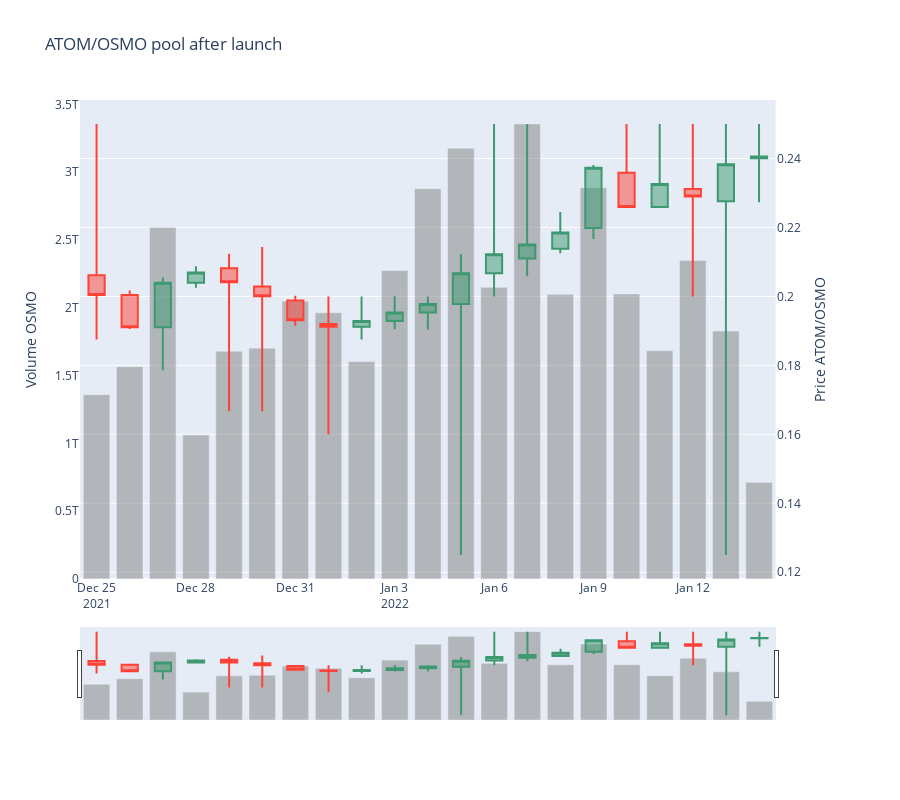

Notebook code for this chart:
### Markdown cell above
# Draw candle chart

### Code cell
import plotly.graph_objects as go
from plotly.subplots import make_subplots

candlesticks = go.Candlestick(
    x=candles.index,
    open=candles['open'],
    high=candles['high'],
    low=candles['low'],
    close=candles['close'],
    showlegend=False
)

volume_bars = go.Bar(
    x=candles.index,
    y=candles['volume'],
    showlegend=False,
    marker={
        "color": "rgba(128,128,128,0.5)",
    }
)

fig = go.Figure(candlesticks)
fig = make_subplots(specs=[[{"secondary_y": True}]])
fig.add_trace(candlesticks, secondary_y=True)
fig.add_trace(volume_bars, secondary_y=False)
fig.update_layout(title="ATOM/OSMO pool after launch", height=800)
fig.update_yaxes(title="Price ATOM/OSMO", secondary_y=True, showgrid=True)
fig.update_yaxes(title="Volume OSMO", secondary_y=False, showgrid=False)
fig.show()

### Figure 1 — Plotly figure (JSON) as saved in the notebook; plotly's stock layout.template omitted (floating-point values rounded to 4 significant figures)
{"data": [{"close": [0.2004, 0.191, 0.204, 0.2069, 0.2041, 0.2, 0.1931, 0.1912, 0.1929, 0.1953, 0.1978, 0.2067, 0.2122, 0.2151, 0.2185, 0.2373, 0.2259, 0.2326, 0.229, 0.2383, 0.2406], "high": [0.25, 0.2017, 0.2055, 0.2087, 0.2123, 0.2143, 0.2002, 0.2, 0.2, 0.2001, 0.2, 0.2122, 0.25, 0.25, 0.2245, 0.2381, 0.25, 0.25, 0.25, 0.25, 0.25], "low": [0.1875, 0.1905, 0.1786, 0.2025, 0.1667, 0.1667, 0.1915, 0.16, 0.1875, 0.1905, 0.1904, 0.125, 0.2, 0.2058, 0.2125, 0.2167, 0.2259, 0.2257, 0.2, 0.125, 0.2273], "open": [0.2061, 0.2004, 0.191, 0.204, 0.2081, 0.2029, 0.1988, 0.192, 0.1912, 0.1929, 0.1953, 0.1978, 0.2067, 0.211, 0.2138, 0.2198, 0.2358, 0.2259, 0.2312, 0.2276, 0.24], "showlegend": false, "x": ["2021-12-25T00:00:00", "2021-12-26T00:00:00", "2021-12-27T00:00:00", "2021-12-28T00:00:00", "2021-12-29T00:00:00", "2021-12-30T00:00:00", "2021-12-31T00:00:00", "2022-01-01T00:00:00", "2022-01-02T00:00:00", "2022-01-03T00:00:00", "2022-01-04T00:00:00", "2022-01-05T00:00:00", "2022-01-06T00:00:00", "2022-01-07T00:00:00", "2022-01-08T00:00:00", "2022-01-09T00:00:00", "2022-01-10T00:00:00", "2022-01-11T00:00:00", "2022-01-12T00:00:00", "2022-01-13T00:00:00", "2022-01-14T00:00:00"], "type": "candlestick", "xaxis": "x", "yaxis": "y2"}, {"marker": {"color": "rgba(128,128,128,0.5)"}, "showlegend": false, "x": ["2021-12-25T00:00:00", "2021-12-26T00:00:00", "2021-12-27T00:00:00", "2021-12-28T00:00:00", "2021-12-29T00:00:00", "2021-12-30T00:00:00", "2021-12-31T00:00:00", "2022-01-01T00:00:00", "2022-01-02T00:00:00", "2022-01-03T00:00:00", "2022-01-04T00:00:00", "2022-01-05T00:00:00", "2022-01-06T00:00:00", "2022-01-07T00:00:00", "2022-01-08T00:00:00", "2022-01-09T00:00:00", "2022-01-10T00:00:00", "2022-01-11T00:00:00", "2022-01-12T00:00:00", "2022-01-13T00:00:00", "2022-01-14T00:00:00"], "y": [1359000000000.0, 1566000000000.0, 2592000000000.0, 1062000000000.0, 1680000000000.0, 1702000000000.0, 2049000000000.0, 1964000000000.0, 1604000000000.0, 2275000000000.0, 2879000000000.0, 3177000000000.0, 2152000000000.0, 3356000000000.0, 2100000000000.0, 2885000000000.0, 2102000000000.0, 1684000000000.0, 2349000000000.0, 1828000000000.0, 712700000000.0], "type": "bar", "xaxis": "x", "yaxis": "y"}], "layout": {"xaxis": {"anchor": "y", "domain": [0.0, 0.94]}, "yaxis": {"anchor": "x", "domain": [0.0, 1.0], "title": {"text": "Volume OSMO"}, "showgrid": false}, "yaxis2": {"anchor": "x", "overlaying": "y", "side": "right", "title": {"text": "Price ATOM/OSMO"}, "showgrid": true}, "title": {"text": "ATOM/OSMO pool after launch"}, "height": 800}}
